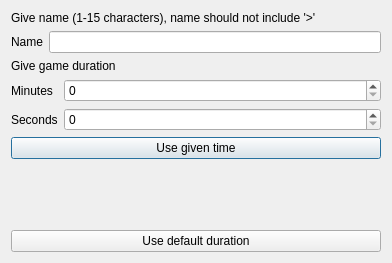
<?xml version="1.0" encoding="UTF-8"?>
<ui version="4.0">
 <class>StartDialog</class>
 <widget class="QDialog" name="StartDialog">
  <property name="geometry">
   <rect>
    <x>0</x>
    <y>0</y>
    <width>392</width>
    <height>263</height>
   </rect>
  </property>
  <property name="windowTitle">
   <string>Dialog</string>
  </property>
  <layout class="QGridLayout" name="gridLayout">
   <item row="0" column="0">
    <layout class="QVBoxLayout" name="verticalLayout">
     <item>
      <widget class="QLabel" name="label_5">
       <property name="text">
        <string>Give name (1-15 characters), name should not include '&gt;'</string>
       </property>
      </widget>
     </item>
     <item>
      <layout class="QFormLayout" name="formLayout_2">
       <item row="0" column="0">
        <widget class="QLabel" name="label_4">
         <property name="text">
          <string>Name</string>
         </property>
        </widget>
       </item>
       <item row="0" column="1">
        <widget class="QLineEdit" name="nameLineEdit"/>
       </item>
      </layout>
     </item>
     <item>
      <widget class="QLabel" name="label">
       <property name="text">
        <string>Give game duration</string>
       </property>
      </widget>
     </item>
     <item>
      <layout class="QFormLayout" name="formLayout">
       <item row="0" column="0">
        <widget class="QLabel" name="label_2">
         <property name="text">
          <string>Minutes</string>
         </property>
        </widget>
       </item>
       <item row="0" column="1">
        <widget class="QSpinBox" name="minutesSpinBox"/>
       </item>
       <item row="1" column="0">
        <widget class="QLabel" name="label_3">
         <property name="text">
          <string>Seconds</string>
         </property>
        </widget>
       </item>
       <item row="1" column="1">
        <widget class="QSpinBox" name="secondsSpinBox"/>
       </item>
      </layout>
     </item>
     <item>
      <widget class="QPushButton" name="useTimeButton">
       <property name="text">
        <string>Use given time</string>
       </property>
      </widget>
     </item>
     <item>
      <spacer name="verticalSpacer">
       <property name="orientation">
        <enum>Qt::Vertical</enum>
       </property>
       <property name="sizeHint" stdset="0">
        <size>
         <width>20</width>
         <height>40</height>
        </size>
       </property>
      </spacer>
     </item>
     <item>
      <widget class="QPushButton" name="useDefaultButton">
       <property name="text">
        <string>Use default duration</string>
       </property>
      </widget>
     </item>
    </layout>
   </item>
  </layout>
 </widget>
 <resources/>
 <connections/>
</ui>
